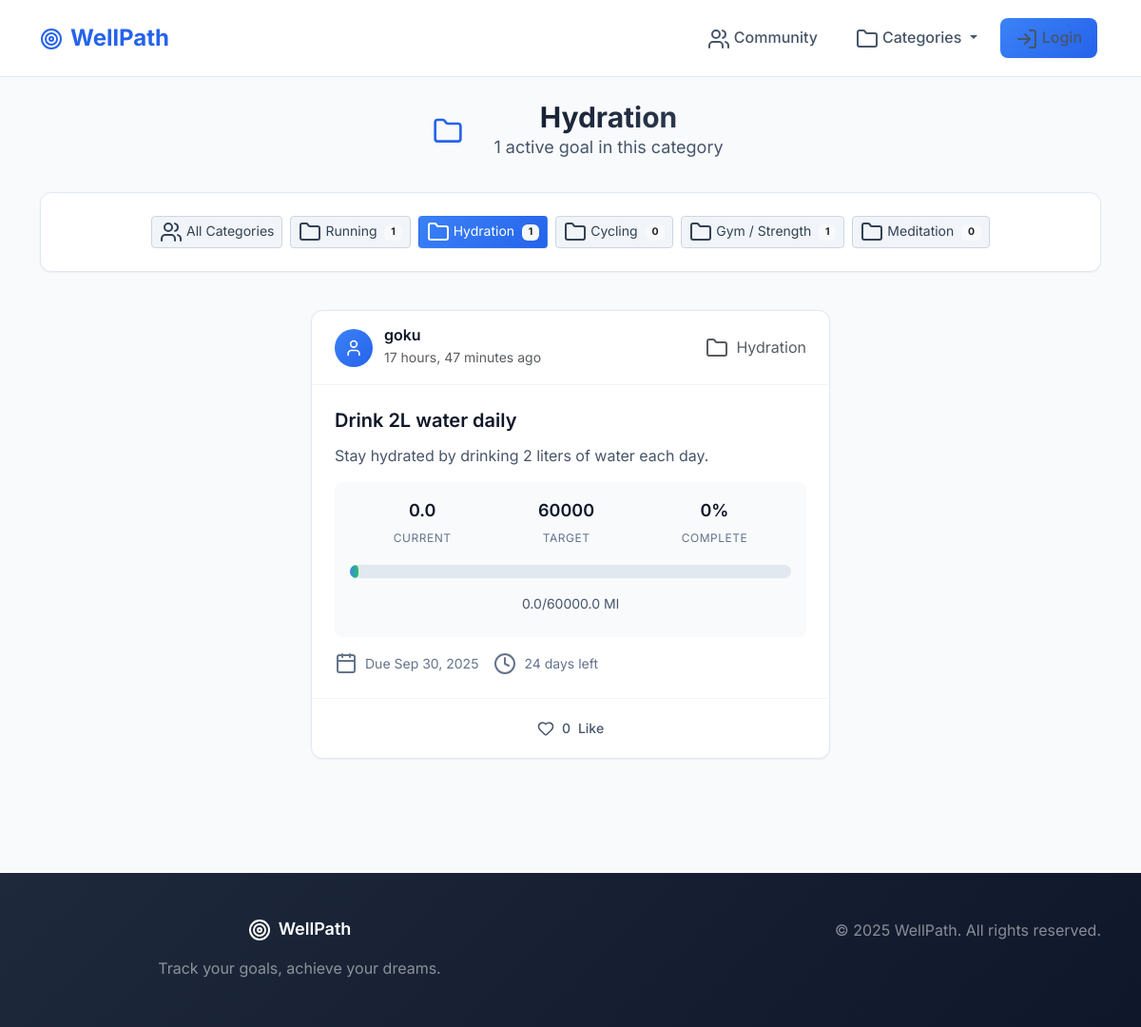
/category/hydration/, run on an earlier commit of the app's database.
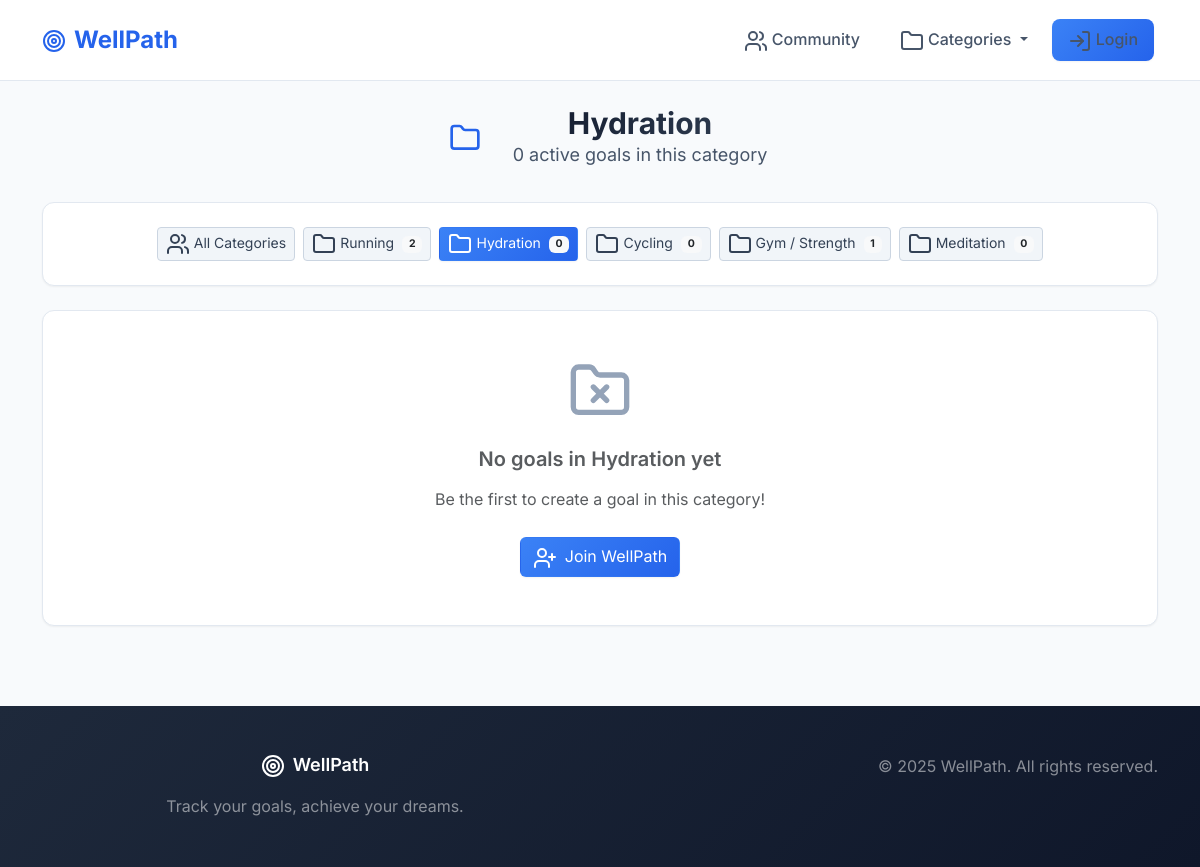
And on a later commit of the database.
### goals/models.py (models this page shows, shortened)
class Category(models.Model):
    order = models.PositiveIntegerField(default=0)
    cat = models.CharField(max_length=64, unique=True)
    slug = models.SlugField(max_length=70, unique=True, blank=True)
    units = models.ManyToManyField("Unit", blank=True, related_name="categories")
    @property
    def active_goals_count(self):
        return sum(1 for goal in self.goals.filter(is_public=True) if goal.status == "active")
    class Meta:
        ordering = ["order"]

class Goal(models.Model):
    user = models.ForeignKey(User, on_delete=models.CASCADE)
    title = models.CharField(max_length=100)
    description = models.TextField(blank=True)
    category = models.ForeignKey(
        Category,
        on_delete=models.CASCADE,
        blank=True,
        null=True,
        related_name="goals"
    )
    unit = models.ForeignKey(
        Unit,
        on_delete=models.CASCADE,
        null=True,
        blank=True,
        related_name="goals"
    )
    target_value = models.FloatField()
    current_value = models.FloatField(default=0)
    deadline = models.DateField(null=True, blank=True)
    is_public = models.BooleanField(default=True)
    created_at = models.DateTimeField(auto_now_add=True)
    finished_at = models.DateTimeField(null=True, blank=True)
    def days_remaining(self):
        if self.deadline:
            delta = self.deadline - now().date()
            return delta.days
        return None
    def get_current_value(self):
        return sum(p.value for p in self.progresses.all())
    def is_completed(self):
        return self.get_current_value() >= self.target_value
    def is_overdue(self):
        return self.deadline is not None and self.deadline < now().date() and not self.is_completed()
    @property
    def status(self):
        if self.is_completed():
            return "completed"
        elif self.is_overdue():
            return "overdue"
        return "active"
    @property
    def likes_count(self):
        return self.likes.count()
    @property
    def comments_count(self):
        return self.comments.count()

class User(AbstractUser):
    pass

class Unit(models.Model):
    order = models.PositiveIntegerField(default=0)
    name = models.CharField(max_length=20)  # km, kg, ml, days
    class Meta:
        ordering = ['order']
        verbose_name_plural = "Categories"

class Progress(models.Model):
    user = models.ForeignKey(User, on_delete=models.CASCADE)
    goal = models.ForeignKey(Goal, on_delete=models.CASCADE, related_name="progresses")
    value = models.FloatField()
    date = models.DateField(default=now)
    class Meta:
        constraints = [
            models.UniqueConstraint(fields=['user', 'goal', 'date'], name='unique_daily_progress')
        ]

### goals/views.py (the view)
# urls.py: path('category/<slug:category_slug>/', views.category, name='category')
def category(request, category_slug):
    category = get_object_or_404(Category, slug=category_slug)
    all_goals = Goal.objects.filter(
        category=category,
        is_public=True
    ).order_by("-created_at")
    goals = [goal for goal in all_goals if goal.status == "active"]
    feed_goals = []
    today = now().date()
    for goal in goals:
        total_progress = goal.get_current_value()
        if goal.target_value > 0:
            progress_percent = min(100, (total_progress / goal.target_value) * 100)
        else:
            progress_percent = 0
        days_remaining = goal.days_remaining()
        feed_goals.append({
            "id": goal.id,
            "title": goal.title,
            "description": goal.description,
            "category": goal.category,
            "unit": goal.unit,
            "target_value": goal.target_value,
            "deadline": goal.deadline,
            "days_remaining": days_remaining,
            "total_progress": total_progress,
            "progress_percent": progress_percent,
            "user": goal.user,
            "created_at": goal.created_at,
            "finished_at": goal.finished_at,
            "likes_count": goal.likes_count,
            "is_liked": request.user.is_authenticated and goal.is_liked_by(request.user),
            "comments_count": goal.comments_count,
            "is_completed": goal.is_completed(),
            "is_overdue": goal.is_overdue(),
            "status": goal.status,
        })
    categories = Category.objects.all()
    return render(request, "goals/category.html", {
        "goals": feed_goals,
        "category": category,
        "categories": categories,
    })

### goals/views.py (called while the page is built)
def categories_context(request):
    return {'categories': Category.objects.all()}

### goals/templates/goals/category.html (shortened to what this page needs)
{% extends 'goals/base.html' %}
{% load static %}
{% block content %}
<div class="container">
    <div class="page-header">
        <div class="d-flex align-items-center justify-content-center mb-3">
            <div class="bg-primary-100 rounded-circle p-3 me-3">
                <i data-lucide="folder" style="width: 32px; height: 32px; color: var(--primary-600);"></i>
            </div>
            <div>
                <h1 class="page-title mb-0">{{ category.cat }}</h1>
                <p class="page-subtitle mb-0">{{ goals|length }} active goal{{ goals|length|pluralize }} in this category</p>
            </div>
        </div>
    </div>
    <div class="modern-card mb-4">
        <div class="modern-card-body">
            <div class="d-flex flex-wrap gap-2 justify-content-center">
                <a href="{% url 'feed' %}" class="btn btn-secondary-modern btn-sm">
                    <i data-lucide="users" class="me-1"></i>All Categories
                </a>
                {% for cat in categories %}
                <a href="{% url 'category' cat.slug %}"
                   class="btn {% if cat.id == category.id %}btn-primary-modern{% else %}btn-secondary-modern{% endif %} btn-sm">
                    <i data-lucide="folder" class="me-1"></i>{{ cat.cat }}
                    <span class="badge bg-light text-dark ms-1">{{ cat.active_goals_count }}</span>
                </a>
                {% endfor %}
            </div>
        </div>
    </div>
    {% if goals %}
    <div class="social-feed">
        <div class="row justify-content-center">
            <div class="col-lg-8 col-xl-6">
                {% include 'goals/_feed_card.html' with goals=goals %}
            </div>
        </div>
    </div>
    {% else %}
    <div class="modern-card text-center">
        <div class="modern-card-body py-5">
            <i data-lucide="folder-x" style="width: 64px; height: 64px; color: var(--neutral-400);" class="mb-4"></i>
            <h4 class="text-muted">No goals in {{ category.cat }} yet</h4>
            <p class="text-muted mb-4">Be the first to create a goal in this category!</p>
            {% if user.is_authenticated %}
            <a href="{% url 'create_goal' %}" class="btn btn-primary-modern">
                <i data-lucide="plus" class="me-2"></i>Create Goal in {{ category.cat }}
            </a>
            {% else %}
            <a href="{% url 'register' %}" class="btn btn-primary-modern">
                <i data-lucide="user-plus" class="me-2"></i>Join WellPath
            </a>
            {% endif %}
        </div>
    </div>
    {% endif %}
</div>
{% endblock %}

### goals/templates/goals/_feed_card.html (shortened to what this page needs)
{% for goal in goals %}
<div class="social-post" data-goal-id="{{ goal.id }}">
    <div class="social-post-header">
        <div class="d-flex align-items-center">
            <div class="user-avatar">
                <i data-lucide="user" style="width: 20px; height: 20px;"></i>
            </div>
            <div class="user-info">
                <h6 class="username mb-0">{{ goal.user.username }}</h6>
                <small class="text-muted">{{ goal.created_at|timesince }} ago</small>
            </div>
        </div>
        {% if goal.category %}
        <a href="{% url 'category' goal.category.slug %}" class="text-muted text-decoration-none">
        <div class="post-status">
            <div class="meta-item">
                <i data-lucide="folder" class="me-1"></i>
                <span>{{ goal.category.cat }}</span>
            </div>
        </div>
        </a>
        {% endif %}
    </div>
    <div class="social-post-content">
        <h4 class="post-title">
            <a href="{% if user.is_authenticated %}{% url 'goal_detail' goal.id %}{% else %}{% url 'login' %}?next={% url 'goal_detail' goal.id %}{% endif %}"
               class="text-decoration-none">
                {{ goal.title }}
            </a>
        </h4>
        <p class="post-description">{{ goal.description }}</p>
        <div class="progress-section">
            <div class="progress-stats">
                <div class="stat-item">
                    <span class="stat-value">{{ goal.total_progress|floatformat:1 }}</span>
                    <span class="stat-label">Current</span>
                </div>
                <div class="stat-item">
                    <span class="stat-value">{{ goal.target_value|floatformat:0 }}</span>
                    <span class="stat-label">Target</span>
                </div>
                <div class="stat-item">
                    <span class="stat-value">{{ goal.progress_percent|floatformat:0 }}%</span>
                    <span class="stat-label">Complete</span>
                </div>
            </div>
            <div class="progress-bar-container">
                <div class="modern-progress">
                    <div class="modern-progress-bar"
                         style="width: {% if goal.progress_percent > 0 %}{{ goal.progress_percent|floatformat:0 }}{% else %}2{% endif %}%;"></div>
                </div>
                <div class="progress-text">
                    <span>{{ goal.total_progress|floatformat:1 }}/{{ goal.target_value }} {{ goal.unit.name }}</span>
                </div>
            </div>
        </div>
        <div class="goal-meta-info">
            {% if goal.deadline %}
            <div class="meta-item">
                <i data-lucide="calendar" class="me-1"></i>
                <span>Due {{ goal.deadline|date:"M d, Y" }}</span>
            </div>
            {% endif %}
            {% if goal.days_remaining %}
            <div class="meta-item">
                <i data-lucide="clock" class="me-1"></i>
                <span>{{ goal.days_remaining }} days left</span>
            </div>
            {% endif %}
        </div>
    </div>
    <div class="social-post-actions">
        <button class="action-btn like-btn {% if goal.is_liked %}liked{% endif %}"
                data-goal-id="{{ goal.id }}"
                data-like-url="{% url 'like_goal' goal.id %}">
            <i data-lucide="heart" class="action-icon"></i>
            <span class="like-count">{{ goal.likes_count }}</span>
            <span class="action-text">Like</span>
        </button>
    </div>
</div>
{% endfor %}

What changed in the data, as far as the page shows it:
no longer on this page (row edited): User: user.username "goku"
no longer on this page (row edited): Goal: created_at "17 hours, 47 minutes", title "Drink 2L water daily", description "Stay hydrated by drinking 2 liters of water each day.", target_value "60000", target_value "60000.0", deadline "Sep 30, 2025"
no longer on this page (row unchanged): Unit: unit.name "Ml"
shown differently, row unchanged: Category "Hydration": active_goals_count "1" → "0"; cat (not shown) → "Hydration"
computed for Category "Running": active_goals_count "1" → "2"
Also different on the page:
{{ goals|length }}: "1" → "0"
text now shown: "No goals in yet Be the first to create a goal in this category! Join WellPath"
list line gone: "ago 0.0 CURRENT TARGET 0 % COMPLETE 0.0 / Due 24 days left 0 Like"
list line gone: "Hydration"
